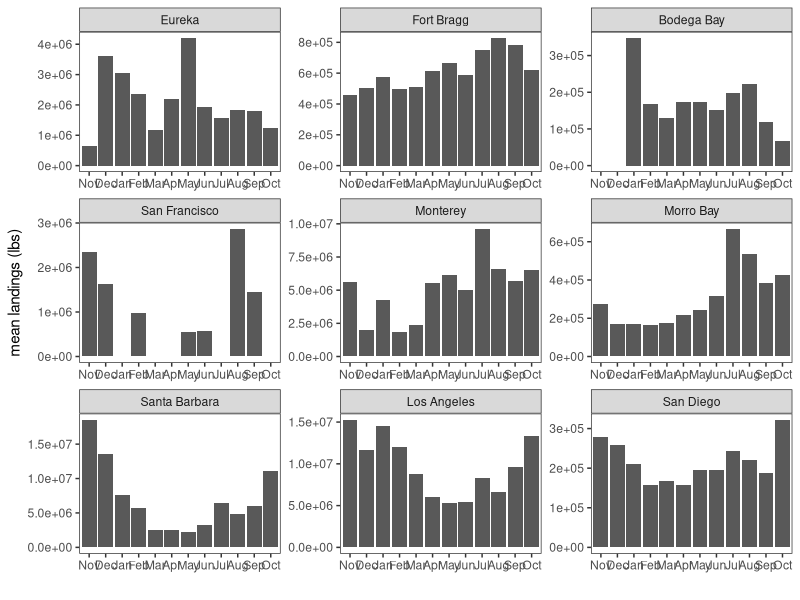
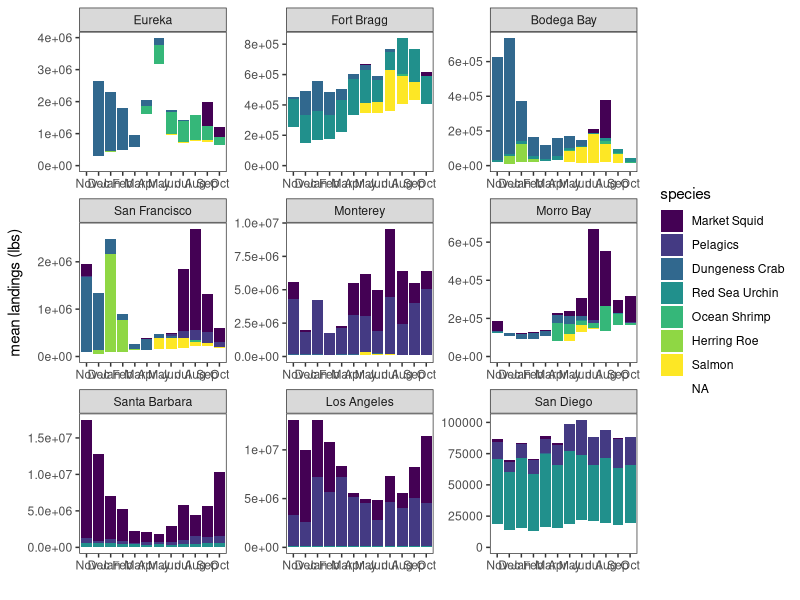
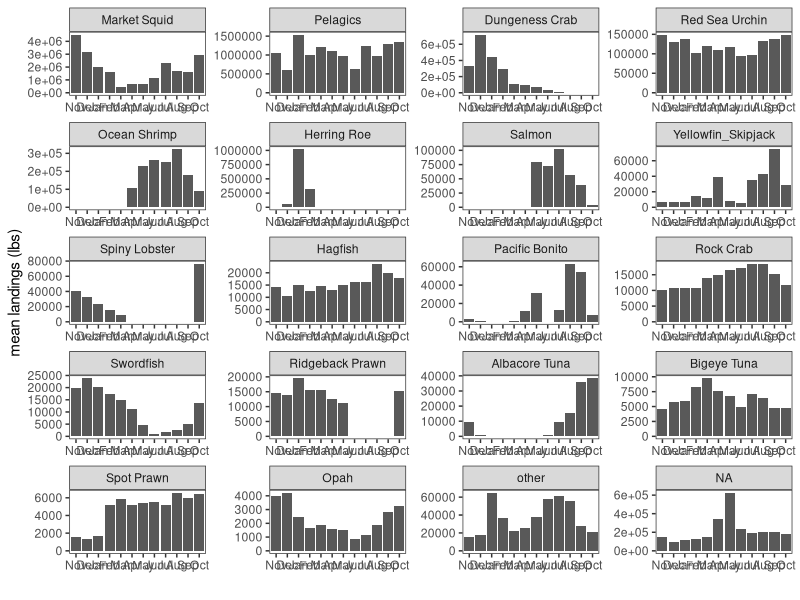

Generate these figures, in order, with R:
# Analysis of the data from the nine areas within California, gathered from the
# California Department of Natural Resources, accessed here: 
# https://wildlife.ca.gov/Fishing/Commercial/Landings

library(stringr)
library(dplyr)
library(reshape2)
library(ggplot2)
library(viridis)


# Import datasets for all areas and for species of interest
all_areas <- read.csv("Data/DFW areas/all_areas.csv")
all_soi <- read.csv("Data/dfw_areas_all_soi.csv")
top_soi <- read.csv("Data/dfw_areas_top_soi.csv")


# Order of areas from North -> South
area_order <- c("Eureka", "Fort Bragg", "Bodega Bay", "San Francisco", 
                "Monterey", "Morro Bay", "Santa Barbara", "Los Angeles",
                "San Diego")

# Abbreviation of months for nice plots
months_abbrev <- c("Jan", "Feb", "Mar", "Apr", "May", "Jun", "Jul", "Aug", 
                   "Sep", "Oct", "Nov", "Dec")

# Species of interest ordered by highest landings 
species_order <- c("Market Squid", "Pelagics", "Groundfish", "Dungeness Crab",
                   "Red Sea Urchin", "Ocean Shrimp", "Herring Roe", "Salmon", 
                   "Yellowfin_Skipjack", "Spiny Lobster", "Hagfish", 
                   "Pacific Bonito", "Rock Crab", "Swordfish", 
                   "Ridgeback Prawn", "Albacore Tuna", "Bigeye Tuna", 
                   "Spot Prawn", "Opah", "other")
# Top species of interest ordered by highest landings
top_species_order <- c("Market Squid", "Pelagics", "Groundfish", 
                       "Dungeness Crab","Red Sea Urchin", "Ocean Shrimp",
                       "Herring Roe", "Salmon")


# All landings ----------------------------------------------------------------
all_landings <- all_areas %>% group_by(area, year) %>% 
  summarize(across(January:Landings, sum))

all_landings <- all_landings[, -2]  # remove year column

all_means <- all_landings %>%
  group_by(area) %>%
  summarize(across(January:Landings, mean))

colnames(all_means) <- c("species", months_abbrev)
all_means <- all_means[, c(1, 12, 13, 2:11)]  # Year starts in Nov.
all_means <- melt(all_means, id_vars = c("area"))
colnames(all_means) <- c("area", "month", "landings")
all_means$area <- factor(all_means$area, levels = area_order)

all_mean_landings <- ggplot(all_means, aes(y = landings, x = month)) +
  geom_bar(stat = "identity") +
  ylab("mean landings (lbs)") + xlab(" ") +
  theme_bw() +
  theme(panel.grid.major = element_blank(), panel.grid.minor = element_blank()) +
  facet_wrap(~area, ncol = 3, scale = "free")

ggsave(filename="Monthly pdf data/Figures/all_landings.pdf", all_mean_landings,
       width=400, height=250, units="mm", dpi=300)


# Find monthly mean for each year for the top species of interest -------------
top_soi2 <- top_soi[, -15]  # remove year column
top_soi2$Species <- str_trim(top_soi2$Species, side = "both")  # Remove extra white spaces

top_soi_means <- top_soi2 %>% 
  group_by(Species, area) %>% 
  summarize(across(January:Landings, mean, na.rm = TRUE))

top_soi_means <- top_soi_means[, -15]  # Remove total landings

colnames(top_soi_means) <- c("species", "area", months_abbrev)  # Update to abbreviated months

# Change column & row order to match analyses
top_soi_means <- top_soi_means[, c(1, 2, 13, 14, 3:12)]  # Year starts in Nov.
top_soi_means <- melt(top_soi_means, id_vars = c("area", "species"))
colnames(top_soi_means) <- c("species", "area", "month", "landings")
top_soi_means$area <- factor(top_soi_means$area, levels = area_order)
top_soi_means$species <- factor(top_soi_means$species, levels = top_species_order)

# Plot monthly means for stable period
monthly_areas <- ggplot(top_soi_means, aes(y = landings, x = month, fill = species)) +
  geom_bar(position = "stack", stat = "identity") +
  ylab("mean landings (lbs)") + xlab(" ") +
  theme_bw() +
  scale_fill_viridis(discrete = TRUE) +
  theme(panel.grid.major = element_blank(), panel.grid.minor = element_blank()) +
  facet_wrap(~area, ncol = 3, scale = "free")

ggsave(filename="Monthly pdf data/Figures/area_monthly_landings.pdf", monthly_areas,
       width=400, height=250, units="mm", dpi=300)


# Overall monthly trends for species of interest ------------------------------
overall_means <- all_soi %>% 
  group_by(Species) %>% 
  summarize(across(January:Landings, mean, na.rm = TRUE))

# Reorder columns & remove total landings
colnames(overall_means) <- c("species", months_abbrev)
overall_means <- overall_means[, c(1, 12, 13, 2:11)]
overall_means <- melt(overall_means, id_vars = c("species"))
colnames(overall_means) <- c("species", "month", "landings")
overall_means$species <- factor(overall_means$species, levels = species_order)

monthly_species <- ggplot(overall_means, aes(y = landings, x = month)) +
  geom_bar(position = "stack", stat = "identity") +
  ylab("mean landings (lbs)") + xlab(" ") +
  theme_bw() +
  scale_fill_viridis(discrete = TRUE) +
  theme(panel.grid.major = element_blank(), panel.grid.minor = element_blank()) +
  facet_wrap(~species, ncol = 4, scale = "free")

ggsave(filename="Monthly pdf data/Figures/monthly_species.pdf", monthly_species,
       width=400, height=300, units="mm", dpi=300)
